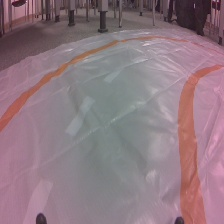
#> input picture data/4_141_e50f3d56-40d4-11ed-81f8-a46bb6070c92.jpg, 224 x 224 px; its folder holds 5 pictures in this run
$ jupyter execute racecar_augment.ipynb
#> lines starting #> are read from the running program, lines starting #| are printed output that depends on the picture
# Augment images for racecar training
<br>
We can use the functions to:
<ol>
    <li> Flip images
    <li> Adjust lighting
    <li> Vary target variable
</ol>

[cell 1]
#Imports
import os
import cv2
import glob
import random
import numpy as np
import matplotlib.pyplot as plt

from PIL import Image, ImageEnhance

read_path = "../data/"
write_path = "../data/"

[cell 2]
#Load example image
ex_name = "4_141_e50f3d56-40d4-11ed-81f8-a46bb6070c92.jpg"
ex_img = cv2.imread(read_path + ex_name)
#> ex_img is the input picture: shape (224, 224, 3); mean B, G, R 129.3, 120.6, 143.1
plt.imshow(ex_img)

[cell 3]
def flip_img(name,img):
    """Invert image on x axis"""

    # flip image
    img = cv2.flip(img,1)
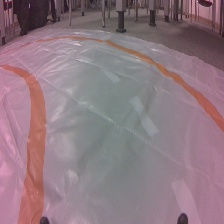
#> img: shape (224, 224, 3); mean of channels 0, 1, 2 129.3, 120.6, 143.1; drawn as B, G, R

    # adjust target variable
    s = name.split("_")
    s[0] = str(255 - int(s[0]))
    name = "_".join(s)

    return name, img


name, img = flip_img(ex_name,ex_img)
print(name)
#| 251_141_e50f3d56-40d4-11ed-81f8-a46bb6070c92.jpg
plt.imshow(img)

[cell 4]
def adjust_brightness(img,factor=1):
    """
    Invert image on x axis
        factor: brightness level <1 will decrease and >1 will increase
    """
#> called with factor = 1.5

    img = Image.fromarray(img)
    enhancer = ImageEnhance.Brightness(img)
    img = enhancer.enhance(factor)
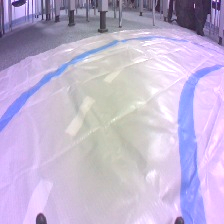
#> img: PIL image 224x224 RGB; mean R, G, B 193.5, 180.6, 211.2

    return img


img = adjust_brightness(ex_img,factor = 1.5)
plt.imshow(img)

[cell 5]
def var_target(name,x_var=5,y_var=5):
    """
    Vary the target variable
        x_var: variance for x pos
        y_var: variance for y pos
    """

    s = name.split("_")
    x = int(s[0])
    y = int(s[1])

    # random adjustment
    x_adj = random.randint(-x_var,x_var)
    y_adj = random.randint(-y_var,y_var)

    #adjust x
    new_x = x + x_adj
    new_x = max(0,new_x)
    new_x = min(255,new_x)

    #adjust y
    new_y = y + y_adj
    new_y = max(0,new_y)
    new_y = min(255,new_y)

    #update name
    s[0] = str(new_x)
    s[1] = str(new_y)
    name = "_".join(s)

    return name

print(var_target("100_100_img.png"))
print(var_target("0_0_img.png"))
print(var_target("255_255_img.png"))

[cell 6]
def rand_str(name):
    """
    Append random integers to image name
    """

    s = name.split(".")
    rint = random.randint(0,10000000)


    name = "{}{}.{}".format(s[0],rint,s[1])

    return name

print(rand_str("100_100_img.png"))
print(rand_str("0_0_img.png"))

[cell 7]
def all_together_now(name,img):
    """
    Use above fuctions to augment image
    """
    name0 = name
    img0 = img

    # flip image
    name1, img1 = flip_img(name0,img0)
    cv2.imwrite(write_path+name1,img1)

    # brightness
    img_arr = [img0,img1]
    name_arr = [name0,name1]

    for img,name in zip([img0,img1],[name0,name1]):

        #increase brightness
        img_inc = adjust_brightness(img,factor = 1.2)
        img_inc = np.array(img_inc)
        name_inc = rand_str(name)

        cv2.imwrite(write_path+name_inc,img_inc)
        img_arr.append(img_inc)
        name_arr.append(name_inc)

        #decrease brightness
        img_dec = adjust_brightness(img,factor = 0.8)
        img_dec = np.array(img_dec)
        name_dec = rand_str(name)

        cv2.imwrite(write_path+name_dec,img_dec)
        img_arr.append(img_dec)
        name_arr.append(name_dec)
#> this loop made 2 passes
#> pass 1, in adjust_brightness (call 2), `img = enhancer.enhance(factor)`:
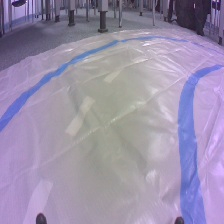
#> img: PIL image 224x224 RGB; mean R, G, B 154.8, 144.3, 171.3
#> pass 1, in adjust_brightness (call 3), `img = enhancer.enhance(factor)`:
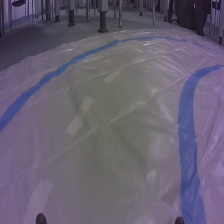
#> img: PIL image 224x224 RGB; mean R, G, B 103.1, 96.1, 114.1
#> pass 2, in adjust_brightness (call 4), `img = enhancer.enhance(factor)`:
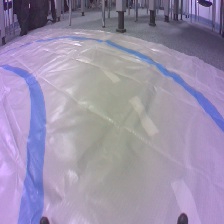
#> img: PIL image 224x224 RGB; mean R, G, B 154.8, 144.3, 171.3
#> pass 2, in adjust_brightness (call 5), `img = enhancer.enhance(factor)`:
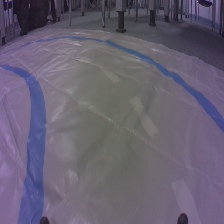
#> img: PIL image 224x224 RGB; mean R, G, B 103.1, 96.1, 114.1
#> after the loop, img_arr = 6 items; name_arr = 6 items

    # Target variable

    n = 2 #number of times target is varied
    for i in range(n):
        for img,name in zip(img_arr,name_arr):
            name = var_target(name)
            cv2.imwrite(write_path+name,img)


img_arr = all_together_now(ex_name,ex_img)
